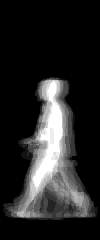
#> input picture Project_PCA/train/xch/sum1.png, 100 x 240 px; its folder holds only this picture in this run
$ python CutImages.py
#> lines starting #> are read from the running program, lines starting #| are printed output that depends on the picture
### Project_PCA/tools.py
import os
import numpy as np
import imageio

'''
To add matrix [M1, M2 ... Mn] together, as long as they have the same shape
ImageList is an list of two-dimensional np array
'''
# [9 lines left out: function AddImgsUp, not called in this run]


'''
Two return the sum of the elements in a two-dimensional matrix
But I guess this also work for an numpy array
'''
# [6 lines left out: function SumOfTwoDim, not called in this run]

'''
To return how many non-zero elements are there in a two-dimensional list
But I believe that this work for an numpy array
'''
# [7 lines left out: function NonzeroCount, not called in this run]

'''
Given a list, return the indexs that are the local smallest values in the list
a local smallest element is the element a[i] such that a[i-1] <= a[i] <= a[i+1]
'''
def local_minimum_indexs(List):
    tmp = []
    for i in range(1, len(List) - 1):
        if (List[i] <= List[i+1] and List[i] <= List[i-1]):
            tmp.append(i)
    return tmp


'''
hstack a list of numpy array
'''
# [8 lines left out: function hstack_list, not called in this run]

'''
hstack up the sum_up pics, and return the corresponding label list
'''
def reorganize_data(data_dir):
#> called with data_dir = './train/'
    label_list = []
    imgList= []
    for dirs in os.listdir(data_dir):
        label = dirs
        dirs = data_dir + dirs + "/"
        if not os.path.isdir(dirs):
            continue
        picList = []
        for images in os.listdir(dirs):
            if "sum" in images:
                images = dirs + images
                picList.append(images)

        picList.sort()

        for pic_name in picList:
            imgList.append(imageio.imread(pic_name))
            label_list.append(label)
#> pass 2 of the loop in reorganize_data, `for dirs in os.listdir(data_dir):`:
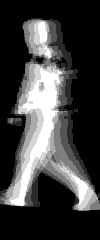
#> input picture Project_PCA/train/zc/sum6.png, 100 x 240 px
#> pass 3 of the loop in reorganize_data, `for dirs in os.listdir(data_dir):`:
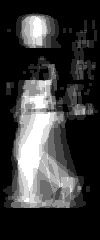
#> input picture Project_PCA/train/zl/sum4.png, 100 x 240 px
    #print(len(imgList))
    #imageio.imwrite("test.png", hstack_list(imgList))
    return imgList, label_list

reorganize_data("./train/")

### Project_PCA/gadget.py
import re
import os
import imageio
import numpy as np
import matplotlib.pyplot as plt
from collections import Counter

import tools
import dirloader

np.set_printoptions(threshold = np.inf)

#The class that detects the cycle of each person's gait
class Cycle_Detector:
    def __init__(self, image_dir):
        self.path = image_dir
        self.tuple_list = []
        self.local_minimum_indexs = []

    #The sum of the count of pixels in each picture
    #If ( not pixel == 0 ) sum += 1
    #We use the sum of the count of pixel to help us determine the walking cycle
    def get_pixel_sum_list(self):
        image_list = [] #This is used to store the absolute path of the images
        pixel_count_list = []
        for image_path in os.listdir(self.path):
            if "cut" in image_path:
                abs_path = self.path + image_path
                image_list.append(abs_path)

        image_list.sort()
        tuple_list = []
        for image in image_list:
            img = imageio.imread(image)
            pixel_count = tools.NonzeroCount(img)
            pixel_count_list.append(pixel_count)
            self.tuple_list.append((image, pixel_count))
        return self.tuple_list

    #This function gives us all the indexes of bottem values in a list
    #In a list x, a bottom value is a value x[i] such that x[i-1] <= x[i] <= x [i+1]
    def get_bottems_in_list(self):
        List = []
        for item in self.tuple_list:
            List.append(item[1])
        self.local_minimum_indexs = tools.local_minimum_indexs(List)

    #return the cycle for this person's gait
    def get_cycle(self):
        print(self.local_minimum_indexs)
        indexs = self.local_minimum_indexs
        print(indexs)
        tmp = []
        for i in range(2, len(indexs) - 1):
            tmp.append(indexs[i] - indexs[i-2])
        if len(tmp) == 0:
            return 0
        return int(sum(tmp)/len(tmp))
        #return (Counter(tmp).most_common(1))[0][0]
#test stub

'''
CD = Cycle_Detector("./train/fyc_00_1/")
CD.get_pixel_sum_list()
CD.get_bottems_in_list()
print(CD.get_cycle())
'''

### Project_PCA/CutImages.py
#import dirloader
import tools
import gadget

import os
import imageio
import numpy as np


DEFAULT_WIDTH = 100

np.set_printoptions(threshold = np.inf)

class CutImage:
    def __init__(self):
        pass

    #Given an image, return the white part and resize it to width 80
    #img_path is absolute path
    def cut_single_image(self, img_path):
        #print("Cutting image: ", img_path)
#> called with img_path = './train/xch/sum1.png'
        image = imageio.imread(img_path)
#> image is the input picture: shape (240, 100); min 0, max 255, mean 39.4
        tmp = (image.T)
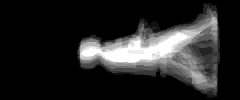
#> tmp: shape (100, 240); min 0, max 255, mean 39.4
        new_tmp = []
        for rows in tmp:
            if not (sum(rows) > 0):
                continue
            new_tmp.append(list(rows))
#> this loop made 100 passes
#> after the loop, new_tmp = 95 items

        height = len(new_tmp[0])
#> height = 240
        PADDING_ROW_COUNT = int((DEFAULT_WIDTH - len(new_tmp))/2)
#> PADDING_ROW_COUNT = 2

        #Pad from front and rear
        #This could give us 80 or 81, we need to figure it out, so we use two if statements
        if (len(new_tmp) > DEFAULT_WIDTH):
            for i in range( int((len(new_tmp) - DEFAULT_WIDTH) /2)):
                new_tmp.pop(0)
            for i in range((len(new_tmp) - DEFAULT_WIDTH)):
                del new_tmp[-1]

        if (len(new_tmp) < DEFAULT_WIDTH):
            for i in range(PADDING_ROW_COUNT):
                new_tmp.append([0.0 for j in range(height)])
#> after the loop, new_tmp = 97 items
            for i in range(DEFAULT_WIDTH - len(new_tmp)):
                new_tmp.insert(0, [0 for j in range(height)])
#> this loop made 3 passes
#> after the loop, new_tmp = 100 items
        #print("Writing cut file: ", os.path.splitext(img_path)[0] + "_cut.png")
        imageio.imwrite(os.path.splitext(img_path)[0] + "_cut.png", (np.array(new_tmp).T))  #/255

    #To cut all the images under a directory
    def cut_images(self, dir_path):
        print("Processing ", dir_path)
        if not os.path.isdir(dir_path):
            return 0
        for images in os.listdir(dir_path):
            #if the image has not been cut, then we will cut it
            if (os.path.splitext(images)[1] == '.png') and (not "cut" in images):
                self.cut_single_image(dir_path + images)


# --------------    Should pass in "./train/" or "./test/"    -----------------------
def processPath(path_):
    CI = CutImage()


    for dirs in os.listdir(path_):
        CI.cut_images(path_ + dirs + "/")
#> pass 2 of the loop in processPath, `for dirs in os.listdir(path_):`:
#> in cut_single_image, image is the input picture: shape (240, 100); min 0, max 255, mean 64.2
#> in cut_single_image (call 2), `tmp = (image.T)`:
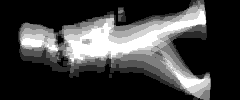
#> tmp: shape (100, 240); min 0, max 255, mean 64.2
#> the loop in cut_single_image (call 2), `for rows in tmp:` made 100 passes
#> PADDING_ROW_COUNT = 0
#> pass 3 of the loop in processPath, `for dirs in os.listdir(path_):`:
#> in cut_single_image, image is the input picture: shape (240, 100); min 0, max 255, mean 58.3
#> in cut_single_image (call 3), `tmp = (image.T)`:
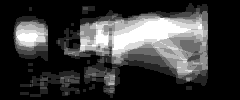
#> tmp: shape (100, 240); min 0, max 255, mean 58.3
#> the loop in cut_single_image (call 3), `for rows in tmp:` made 100 passes
#> after the loop in cut_single_image (call 3), `for rows in tmp:`: new_tmp = 95 items
#> PADDING_ROW_COUNT = 2
#> after the loop in cut_single_image (call 3), `for i in range(PADDING_ROW_COUNT):`: new_tmp = 97 items
#> the loop in cut_single_image (call 3), `for i in range(DEFAULT_WIDTH - len(new_tmp)):` made 3 passes
#> after the loop in cut_single_image (call 3), `for i in range(DEFAULT_WIDTH - len(new_tmp)):`: new_tmp = 100 items


    for dirs in os.listdir(path_):
        print(dirs)
        picList = []
        if (os.path.isdir(path_ + dirs + "/")):
            for images in os.listdir(path_ + dirs + "/"):
                images_abs_path = path_ + dirs + "/" + images
                if ("cut" in images):
                    picList.append(images_abs_path)
            #We need to sort them, because python wont read file at ramdom orders
            picList.sort()

            image_List = []
            for item in picList:
                image_List.append(imageio.imread(item))

            CD = gadget.Cycle_Detector(path_ + dirs + "/")
            CD.get_pixel_sum_list()
            CD.get_bottems_in_list()
            cycle = CD.get_cycle()

            for i in range(int(len(picList) / cycle)):
                imageio.imwrite(path_ + dirs + "/sum" + str(i) + ".png", tools.AddImgsUp(image_List[i*cycle:(i+1)*cycle]))
                #print(imageio.imread(path_ + dirs + "/sum" +str(i) + ".png"))

#> (the run stopped early here; a loop or call above may not have finished)
